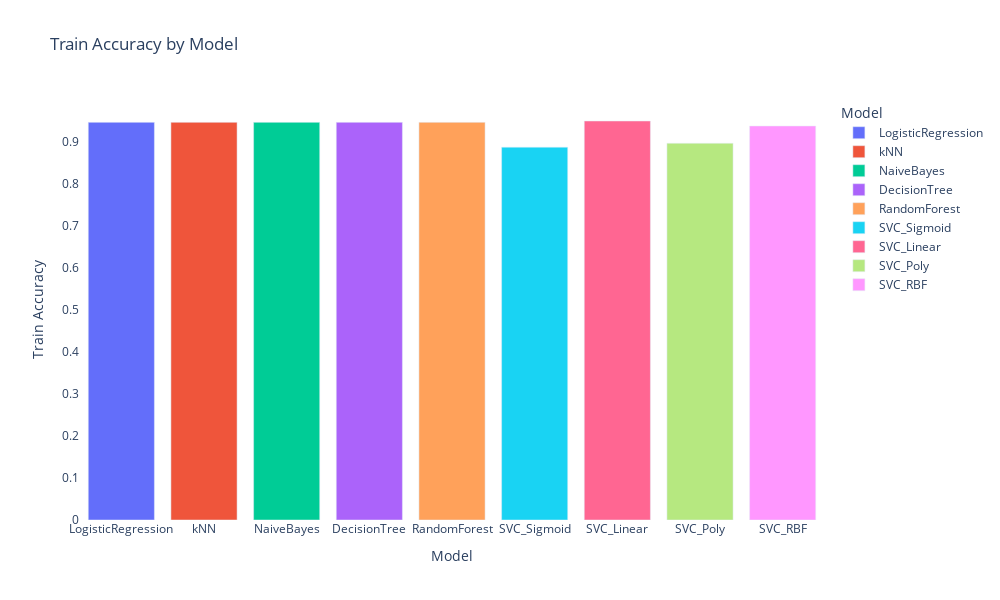
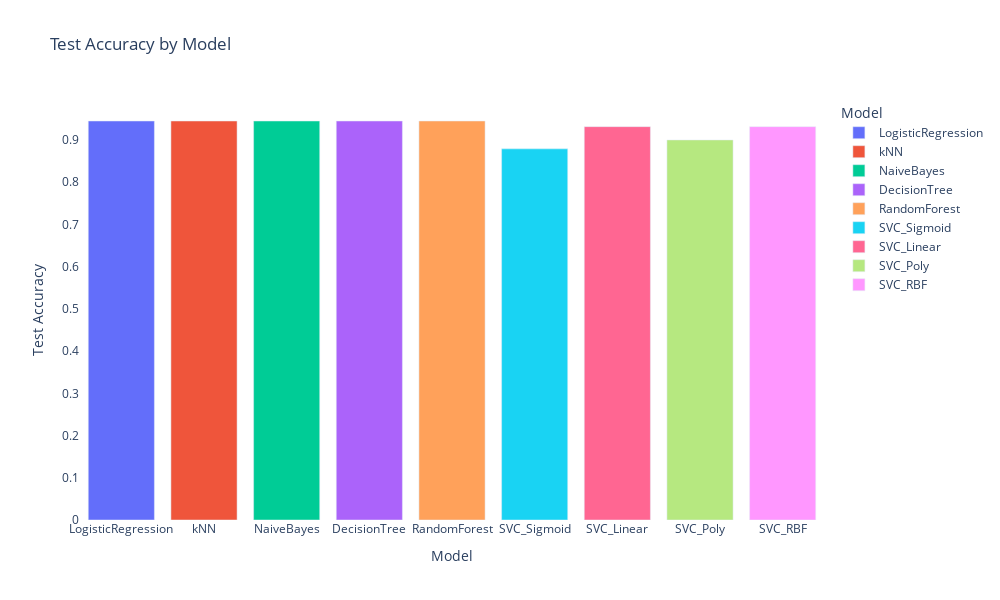
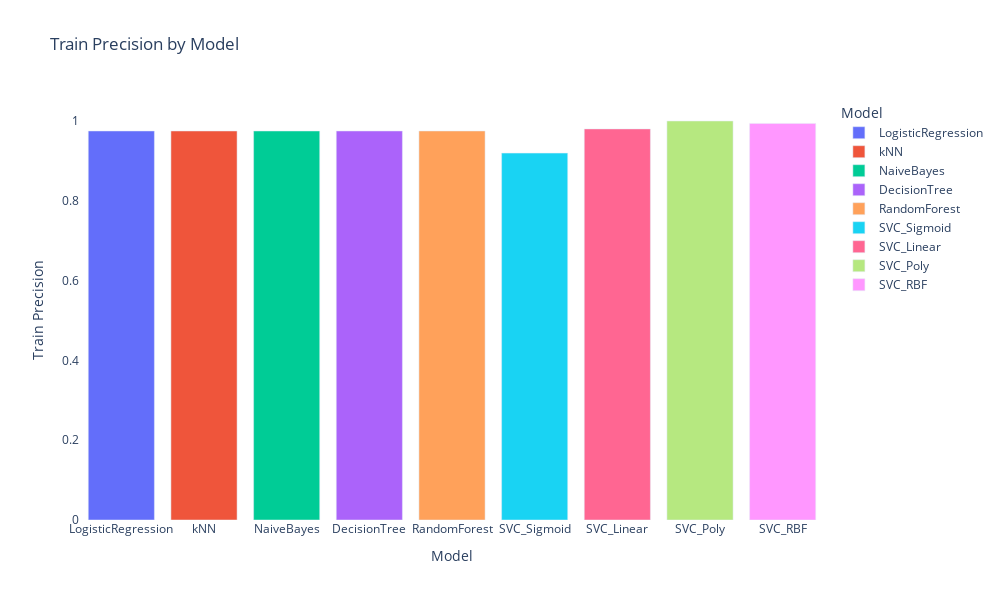
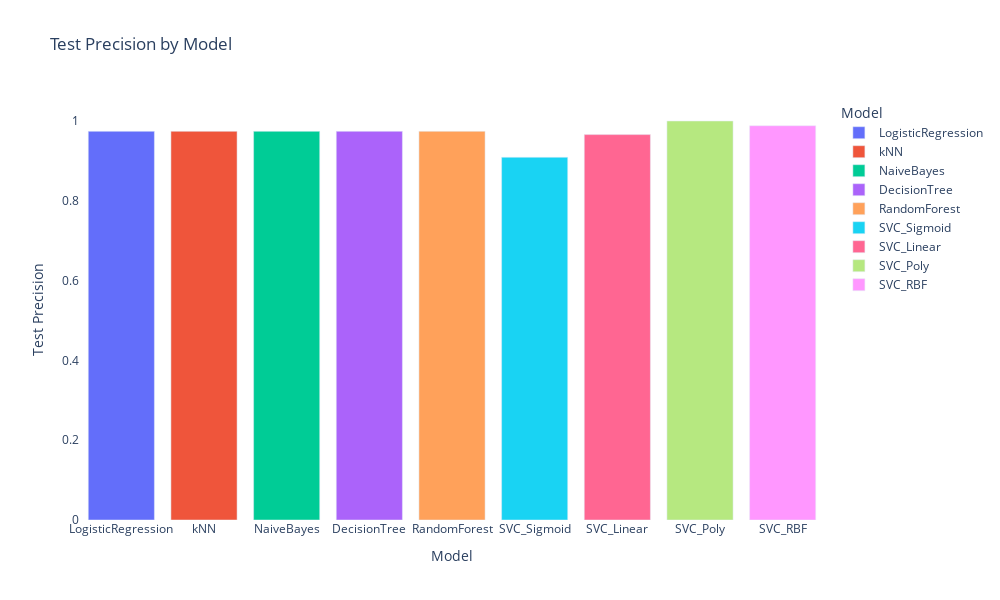

The code cell stored with these charts, in order, in its notebook:
### Code cell
import pandas as pd
import plotly.express as px

# Load the DataFrame (assuming df_flattened is already defined)
df_flattened = pd.read_csv('comparison_results.csv')

# Create interactive bar plots using Plotly
fig_train_accuracy = px.bar(df_flattened, x='Model', y='train-accuracy', title='Train Accuracy by Model', labels={'train-accuracy': 'Train Accuracy'}, color='Model')
fig_test_accuracy = px.bar(df_flattened, x='Model', y='test-accuracy', title='Test Accuracy by Model', labels={'test-accuracy': 'Test Accuracy'}, color='Model')
fig_train_precision = px.bar(df_flattened, x='Model', y='train-precision', title='Train Precision by Model', labels={'train-precision': 'Train Precision'}, color='Model')
fig_test_precision = px.bar(df_flattened, x='Model', y='test-precision', title='Test Precision by Model', labels={'test-precision': 'Test Precision'}, color='Model')
fig_train_recall = px.bar(df_flattened, x='Model', y='train-recall', title='Train Recall by Model', labels={'train-recall': 'Train Recall'}, color='Model')
fig_test_recall = px.bar(df_flattened, x='Model', y='test-recall', title='Test Recall by Model', labels={'test-recall': 'Test Recall'}, color='Model')

# Update figure layout for each plot
fig_train_accuracy.update_layout(width=1000, height=600, plot_bgcolor='white',bargap=0.2)
fig_test_accuracy.update_layout(width=1000, height=600, plot_bgcolor='white', bargap=0.2)
fig_train_precision.update_layout(width=1000, height=600, plot_bgcolor='white', bargap=0.2)
fig_test_precision.update_layout(width=1000, height=600, plot_bgcolor='white', bargap=0.2)
fig_train_recall.update_layout(width=1000, height=600, plot_bgcolor='white', bargap=0.2)
fig_test_recall.update_layout(width=1000, height=600, plot_bgcolor='white', bargap=0.2)

# Show the interactive plots
fig_train_accuracy.show()
fig_test_accuracy.show()
fig_train_precision.show()
fig_test_precision.show()
fig_train_recall.show()
fig_test_recall.show()

### Figure 1 — Plotly figure (JSON) as saved in the notebook; plotly's stock layout.template omitted (floating-point values rounded to 4 significant figures)
{"data": [{"alignmentgroup": "True", "hovertemplate": "Model=%{x}<br>Train Accuracy=%{y}<extra></extra>", "legendgroup": "LogisticRegression", "marker": {"color": "#636efa", "pattern": {"shape": ""}}, "name": "LogisticRegression", "offsetgroup": "LogisticRegression", "orientation": "v", "showlegend": true, "textposition": "auto", "type": "bar", "x": ["LogisticRegression"], "xaxis": "x", "y": [0.9452], "yaxis": "y"}, {"alignmentgroup": "True", "hovertemplate": "Model=%{x}<br>Train Accuracy=%{y}<extra></extra>", "legendgroup": "kNN", "marker": {"color": "#EF553B", "pattern": {"shape": ""}}, "name": "kNN", "offsetgroup": "kNN", "orientation": "v", "showlegend": true, "textposition": "auto", "type": "bar", "x": ["kNN"], "xaxis": "x", "y": [0.9452], "yaxis": "y"}, {"alignmentgroup": "True", "hovertemplate": "Model=%{x}<br>Train Accuracy=%{y}<extra></extra>", "legendgroup": "NaiveBayes", "marker": {"color": "#00cc96", "pattern": {"shape": ""}}, "name": "NaiveBayes", "offsetgroup": "NaiveBayes", "orientation": "v", "showlegend": true, "textposition": "auto", "type": "bar", "x": ["NaiveBayes"], "xaxis": "x", "y": [0.9452], "yaxis": "y"}, {"alignmentgroup": "True", "hovertemplate": "Model=%{x}<br>Train Accuracy=%{y}<extra></extra>", "legendgroup": "DecisionTree", "marker": {"color": "#ab63fa", "pattern": {"shape": ""}}, "name": "DecisionTree", "offsetgroup": "DecisionTree", "orientation": "v", "showlegend": true, "textposition": "auto", "type": "bar", "x": ["DecisionTree"], "xaxis": "x", "y": [0.9452], "yaxis": "y"}, {"alignmentgroup": "True", "hovertemplate": "Model=%{x}<br>Train Accuracy=%{y}<extra></extra>", "legendgroup": "RandomForest", "marker": {"color": "#FFA15A", "pattern": {"shape": ""}}, "name": "RandomForest", "offsetgroup": "RandomForest", "orientation": "v", "showlegend": true, "textposition": "auto", "type": "bar", "x": ["RandomForest"], "xaxis": "x", "y": [0.9452], "yaxis": "y"}, {"alignmentgroup": "True", "hovertemplate": "Model=%{x}<br>Train Accuracy=%{y}<extra></extra>", "legendgroup": "SVC_Sigmoid", "marker": {"color": "#19d3f3", "pattern": {"shape": ""}}, "name": "SVC_Sigmoid", "offsetgroup": "SVC_Sigmoid", "orientation": "v", "showlegend": true, "textposition": "auto", "type": "bar", "x": ["SVC_Sigmoid"], "xaxis": "x", "y": [0.8862], "yaxis": "y"}, {"alignmentgroup": "True", "hovertemplate": "Model=%{x}<br>Train Accuracy=%{y}<extra></extra>", "legendgroup": "SVC_Linear", "marker": {"color": "#FF6692", "pattern": {"shape": ""}}, "name": "SVC_Linear", "offsetgroup": "SVC_Linear", "orientation": "v", "showlegend": true, "textposition": "auto", "type": "bar", "x": ["SVC_Linear"], "xaxis": "x", "y": [0.9484], "yaxis": "y"}, {"alignmentgroup": "True", "hovertemplate": "Model=%{x}<br>Train Accuracy=%{y}<extra></extra>", "legendgroup": "SVC_Poly", "marker": {"color": "#B6E880", "pattern": {"shape": ""}}, "name": "SVC_Poly", "offsetgroup": "SVC_Poly", "orientation": "v", "showlegend": true, "textposition": "auto", "type": "bar", "x": ["SVC_Poly"], "xaxis": "x", "y": [0.8955], "yaxis": "y"}, {"alignmentgroup": "True", "hovertemplate": "Model=%{x}<br>Train Accuracy=%{y}<extra></extra>", "legendgroup": "SVC_RBF", "marker": {"color": "#FF97FF", "pattern": {"shape": ""}}, "name": "SVC_RBF", "offsetgroup": "SVC_RBF", "orientation": "v", "showlegend": true, "textposition": "auto", "type": "bar", "x": ["SVC_RBF"], "xaxis": "x", "y": [0.9365], "yaxis": "y"}], "layout": {"bargap": 0.2, "barmode": "relative", "height": 600, "legend": {"title": {"text": "Model"}, "tracegroupgap": 0}, "plot_bgcolor": "white", "title": {"text": "Train Accuracy by Model"}, "width": 1000, "xaxis": {"anchor": "y", "categoryarray": ["LogisticRegression", "kNN", "NaiveBayes", "DecisionTree", "RandomForest", "SVC_Sigmoid", "SVC_Linear", "SVC_Poly", "SVC_RBF"], "categoryorder": "array", "domain": [0, 1], "title": {"text": "Model"}}, "yaxis": {"anchor": "x", "domain": [0, 1], "title": {"text": "Train Accuracy"}}}}

### Figure 2 — Plotly figure (JSON) as saved in the notebook; plotly's stock layout.template omitted (floating-point values rounded to 4 significant figures)
{"data": [{"alignmentgroup": "True", "hovertemplate": "Model=%{x}<br>Test Accuracy=%{y}<extra></extra>", "legendgroup": "LogisticRegression", "marker": {"color": "#636efa", "pattern": {"shape": ""}}, "name": "LogisticRegression", "offsetgroup": "LogisticRegression", "orientation": "v", "showlegend": true, "textposition": "auto", "type": "bar", "x": ["LogisticRegression"], "xaxis": "x", "y": [0.9449], "yaxis": "y"}, {"alignmentgroup": "True", "hovertemplate": "Model=%{x}<br>Test Accuracy=%{y}<extra></extra>", "legendgroup": "kNN", "marker": {"color": "#EF553B", "pattern": {"shape": ""}}, "name": "kNN", "offsetgroup": "kNN", "orientation": "v", "showlegend": true, "textposition": "auto", "type": "bar", "x": ["kNN"], "xaxis": "x", "y": [0.9449], "yaxis": "y"}, {"alignmentgroup": "True", "hovertemplate": "Model=%{x}<br>Test Accuracy=%{y}<extra></extra>", "legendgroup": "NaiveBayes", "marker": {"color": "#00cc96", "pattern": {"shape": ""}}, "name": "NaiveBayes", "offsetgroup": "NaiveBayes", "orientation": "v", "showlegend": true, "textposition": "auto", "type": "bar", "x": ["NaiveBayes"], "xaxis": "x", "y": [0.9449], "yaxis": "y"}, {"alignmentgroup": "True", "hovertemplate": "Model=%{x}<br>Test Accuracy=%{y}<extra></extra>", "legendgroup": "DecisionTree", "marker": {"color": "#ab63fa", "pattern": {"shape": ""}}, "name": "DecisionTree", "offsetgroup": "DecisionTree", "orientation": "v", "showlegend": true, "textposition": "auto", "type": "bar", "x": ["DecisionTree"], "xaxis": "x", "y": [0.9449], "yaxis": "y"}, {"alignmentgroup": "True", "hovertemplate": "Model=%{x}<br>Test Accuracy=%{y}<extra></extra>", "legendgroup": "RandomForest", "marker": {"color": "#FFA15A", "pattern": {"shape": ""}}, "name": "RandomForest", "offsetgroup": "RandomForest", "orientation": "v", "showlegend": true, "textposition": "auto", "type": "bar", "x": ["RandomForest"], "xaxis": "x", "y": [0.9449], "yaxis": "y"}, {"alignmentgroup": "True", "hovertemplate": "Model=%{x}<br>Test Accuracy=%{y}<extra></extra>", "legendgroup": "SVC_Sigmoid", "marker": {"color": "#19d3f3", "pattern": {"shape": ""}}, "name": "SVC_Sigmoid", "offsetgroup": "SVC_Sigmoid", "orientation": "v", "showlegend": true, "textposition": "auto", "type": "bar", "x": ["SVC_Sigmoid"], "xaxis": "x", "y": [0.8789], "yaxis": "y"}, {"alignmentgroup": "True", "hovertemplate": "Model=%{x}<br>Test Accuracy=%{y}<extra></extra>", "legendgroup": "SVC_Linear", "marker": {"color": "#FF6692", "pattern": {"shape": ""}}, "name": "SVC_Linear", "offsetgroup": "SVC_Linear", "orientation": "v", "showlegend": true, "textposition": "auto", "type": "bar", "x": ["SVC_Linear"], "xaxis": "x", "y": [0.9316], "yaxis": "y"}, {"alignmentgroup": "True", "hovertemplate": "Model=%{x}<br>Test Accuracy=%{y}<extra></extra>", "legendgroup": "SVC_Poly", "marker": {"color": "#B6E880", "pattern": {"shape": ""}}, "name": "SVC_Poly", "offsetgroup": "SVC_Poly", "orientation": "v", "showlegend": true, "textposition": "auto", "type": "bar", "x": ["SVC_Poly"], "xaxis": "x", "y": [0.9], "yaxis": "y"}, {"alignmentgroup": "True", "hovertemplate": "Model=%{x}<br>Test Accuracy=%{y}<extra></extra>", "legendgroup": "SVC_RBF", "marker": {"color": "#FF97FF", "pattern": {"shape": ""}}, "name": "SVC_RBF", "offsetgroup": "SVC_RBF", "orientation": "v", "showlegend": true, "textposition": "auto", "type": "bar", "x": ["SVC_RBF"], "xaxis": "x", "y": [0.9316], "yaxis": "y"}], "layout": {"bargap": 0.2, "barmode": "relative", "height": 600, "legend": {"title": {"text": "Model"}, "tracegroupgap": 0}, "plot_bgcolor": "white", "title": {"text": "Test Accuracy by Model"}, "width": 1000, "xaxis": {"anchor": "y", "categoryarray": ["LogisticRegression", "kNN", "NaiveBayes", "DecisionTree", "RandomForest", "SVC_Sigmoid", "SVC_Linear", "SVC_Poly", "SVC_RBF"], "categoryorder": "array", "domain": [0, 1], "title": {"text": "Model"}}, "yaxis": {"anchor": "x", "domain": [0, 1], "title": {"text": "Test Accuracy"}}}}

### Figure 3 — Plotly figure (JSON) as saved in the notebook; plotly's stock layout.template omitted (floating-point values rounded to 4 significant figures)
{"data": [{"alignmentgroup": "True", "hovertemplate": "Model=%{x}<br>Train Precision=%{y}<extra></extra>", "legendgroup": "LogisticRegression", "marker": {"color": "#636efa", "pattern": {"shape": ""}}, "name": "LogisticRegression", "offsetgroup": "LogisticRegression", "orientation": "v", "showlegend": true, "textposition": "auto", "type": "bar", "x": ["LogisticRegression"], "xaxis": "x", "y": [0.975], "yaxis": "y"}, {"alignmentgroup": "True", "hovertemplate": "Model=%{x}<br>Train Precision=%{y}<extra></extra>", "legendgroup": "kNN", "marker": {"color": "#EF553B", "pattern": {"shape": ""}}, "name": "kNN", "offsetgroup": "kNN", "orientation": "v", "showlegend": true, "textposition": "auto", "type": "bar", "x": ["kNN"], "xaxis": "x", "y": [0.975], "yaxis": "y"}, {"alignmentgroup": "True", "hovertemplate": "Model=%{x}<br>Train Precision=%{y}<extra></extra>", "legendgroup": "NaiveBayes", "marker": {"color": "#00cc96", "pattern": {"shape": ""}}, "name": "NaiveBayes", "offsetgroup": "NaiveBayes", "orientation": "v", "showlegend": true, "textposition": "auto", "type": "bar", "x": ["NaiveBayes"], "xaxis": "x", "y": [0.975], "yaxis": "y"}, {"alignmentgroup": "True", "hovertemplate": "Model=%{x}<br>Train Precision=%{y}<extra></extra>", "legendgroup": "DecisionTree", "marker": {"color": "#ab63fa", "pattern": {"shape": ""}}, "name": "DecisionTree", "offsetgroup": "DecisionTree", "orientation": "v", "showlegend": true, "textposition": "auto", "type": "bar", "x": ["DecisionTree"], "xaxis": "x", "y": [0.975], "yaxis": "y"}, {"alignmentgroup": "True", "hovertemplate": "Model=%{x}<br>Train Precision=%{y}<extra></extra>", "legendgroup": "RandomForest", "marker": {"color": "#FFA15A", "pattern": {"shape": ""}}, "name": "RandomForest", "offsetgroup": "RandomForest", "orientation": "v", "showlegend": true, "textposition": "auto", "type": "bar", "x": ["RandomForest"], "xaxis": "x", "y": [0.975], "yaxis": "y"}, {"alignmentgroup": "True", "hovertemplate": "Model=%{x}<br>Train Precision=%{y}<extra></extra>", "legendgroup": "SVC_Sigmoid", "marker": {"color": "#19d3f3", "pattern": {"shape": ""}}, "name": "SVC_Sigmoid", "offsetgroup": "SVC_Sigmoid", "orientation": "v", "showlegend": true, "textposition": "auto", "type": "bar", "x": ["SVC_Sigmoid"], "xaxis": "x", "y": [0.9195], "yaxis": "y"}, {"alignmentgroup": "True", "hovertemplate": "Model=%{x}<br>Train Precision=%{y}<extra></extra>", "legendgroup": "SVC_Linear", "marker": {"color": "#FF6692", "pattern": {"shape": ""}}, "name": "SVC_Linear", "offsetgroup": "SVC_Linear", "orientation": "v", "showlegend": true, "textposition": "auto", "type": "bar", "x": ["SVC_Linear"], "xaxis": "x", "y": [0.9802], "yaxis": "y"}, {"alignmentgroup": "True", "hovertemplate": "Model=%{x}<br>Train Precision=%{y}<extra></extra>", "legendgroup": "SVC_Poly", "marker": {"color": "#B6E880", "pattern": {"shape": ""}}, "name": "SVC_Poly", "offsetgroup": "SVC_Poly", "orientation": "v", "showlegend": true, "textposition": "auto", "type": "bar", "x": ["SVC_Poly"], "xaxis": "x", "y": [1], "yaxis": "y"}, {"alignmentgroup": "True", "hovertemplate": "Model=%{x}<br>Train Precision=%{y}<extra></extra>", "legendgroup": "SVC_RBF", "marker": {"color": "#FF97FF", "pattern": {"shape": ""}}, "name": "SVC_RBF", "offsetgroup": "SVC_RBF", "orientation": "v", "showlegend": true, "textposition": "auto", "type": "bar", "x": ["SVC_RBF"], "xaxis": "x", "y": [0.994], "yaxis": "y"}], "layout": {"bargap": 0.2, "barmode": "relative", "height": 600, "legend": {"title": {"text": "Model"}, "tracegroupgap": 0}, "plot_bgcolor": "white", "title": {"text": "Train Precision by Model"}, "width": 1000, "xaxis": {"anchor": "y", "categoryarray": ["LogisticRegression", "kNN", "NaiveBayes", "DecisionTree", "RandomForest", "SVC_Sigmoid", "SVC_Linear", "SVC_Poly", "SVC_RBF"], "categoryorder": "array", "domain": [0, 1], "title": {"text": "Model"}}, "yaxis": {"anchor": "x", "domain": [0, 1], "title": {"text": "Train Precision"}}}}

### Figure 4 — Plotly figure (JSON) as saved in the notebook; plotly's stock layout.template omitted (floating-point values rounded to 4 significant figures)
{"data": [{"alignmentgroup": "True", "hovertemplate": "Model=%{x}<br>Test Precision=%{y}<extra></extra>", "legendgroup": "LogisticRegression", "marker": {"color": "#636efa", "pattern": {"shape": ""}}, "name": "LogisticRegression", "offsetgroup": "LogisticRegression", "orientation": "v", "showlegend": true, "textposition": "auto", "type": "bar", "x": ["LogisticRegression"], "xaxis": "x", "y": [0.9741], "yaxis": "y"}, {"alignmentgroup": "True", "hovertemplate": "Model=%{x}<br>Test Precision=%{y}<extra></extra>", "legendgroup": "kNN", "marker": {"color": "#EF553B", "pattern": {"shape": ""}}, "name": "kNN", "offsetgroup": "kNN", "orientation": "v", "showlegend": true, "textposition": "auto", "type": "bar", "x": ["kNN"], "xaxis": "x", "y": [0.9741], "yaxis": "y"}, {"alignmentgroup": "True", "hovertemplate": "Model=%{x}<br>Test Precision=%{y}<extra></extra>", "legendgroup": "NaiveBayes", "marker": {"color": "#00cc96", "pattern": {"shape": ""}}, "name": "NaiveBayes", "offsetgroup": "NaiveBayes", "orientation": "v", "showlegend": true, "textposition": "auto", "type": "bar", "x": ["NaiveBayes"], "xaxis": "x", "y": [0.9741], "yaxis": "y"}, {"alignmentgroup": "True", "hovertemplate": "Model=%{x}<br>Test Precision=%{y}<extra></extra>", "legendgroup": "DecisionTree", "marker": {"color": "#ab63fa", "pattern": {"shape": ""}}, "name": "DecisionTree", "offsetgroup": "DecisionTree", "orientation": "v", "showlegend": true, "textposition": "auto", "type": "bar", "x": ["DecisionTree"], "xaxis": "x", "y": [0.9741], "yaxis": "y"}, {"alignmentgroup": "True", "hovertemplate": "Model=%{x}<br>Test Precision=%{y}<extra></extra>", "legendgroup": "RandomForest", "marker": {"color": "#FFA15A", "pattern": {"shape": ""}}, "name": "RandomForest", "offsetgroup": "RandomForest", "orientation": "v", "showlegend": true, "textposition": "auto", "type": "bar", "x": ["RandomForest"], "xaxis": "x", "y": [0.9741], "yaxis": "y"}, {"alignmentgroup": "True", "hovertemplate": "Model=%{x}<br>Test Precision=%{y}<extra></extra>", "legendgroup": "SVC_Sigmoid", "marker": {"color": "#19d3f3", "pattern": {"shape": ""}}, "name": "SVC_Sigmoid", "offsetgroup": "SVC_Sigmoid", "orientation": "v", "showlegend": true, "textposition": "auto", "type": "bar", "x": ["SVC_Sigmoid"], "xaxis": "x", "y": [0.9091], "yaxis": "y"}, {"alignmentgroup": "True", "hovertemplate": "Model=%{x}<br>Test Precision=%{y}<extra></extra>", "legendgroup": "SVC_Linear", "marker": {"color": "#FF6692", "pattern": {"shape": ""}}, "name": "SVC_Linear", "offsetgroup": "SVC_Linear", "orientation": "v", "showlegend": true, "textposition": "auto", "type": "bar", "x": ["SVC_Linear"], "xaxis": "x", "y": [0.9659], "yaxis": "y"}, {"alignmentgroup": "True", "hovertemplate": "Model=%{x}<br>Test Precision=%{y}<extra></extra>", "legendgroup": "SVC_Poly", "marker": {"color": "#B6E880", "pattern": {"shape": ""}}, "name": "SVC_Poly", "offsetgroup": "SVC_Poly", "orientation": "v", "showlegend": true, "textposition": "auto", "type": "bar", "x": ["SVC_Poly"], "xaxis": "x", "y": [1], "yaxis": "y"}, {"alignmentgroup": "True", "hovertemplate": "Model=%{x}<br>Test Precision=%{y}<extra></extra>", "legendgroup": "SVC_RBF", "marker": {"color": "#FF97FF", "pattern": {"shape": ""}}, "name": "SVC_RBF", "offsetgroup": "SVC_RBF", "orientation": "v", "showlegend": true, "textposition": "auto", "type": "bar", "x": ["SVC_RBF"], "xaxis": "x", "y": [0.9881], "yaxis": "y"}], "layout": {"bargap": 0.2, "barmode": "relative", "height": 600, "legend": {"title": {"text": "Model"}, "tracegroupgap": 0}, "plot_bgcolor": "white", "title": {"text": "Test Precision by Model"}, "width": 1000, "xaxis": {"anchor": "y", "categoryarray": ["LogisticRegression", "kNN", "NaiveBayes", "DecisionTree", "RandomForest", "SVC_Sigmoid", "SVC_Linear", "SVC_Poly", "SVC_RBF"], "categoryorder": "array", "domain": [0, 1], "title": {"text": "Model"}}, "yaxis": {"anchor": "x", "domain": [0, 1], "title": {"text": "Test Precision"}}}}
